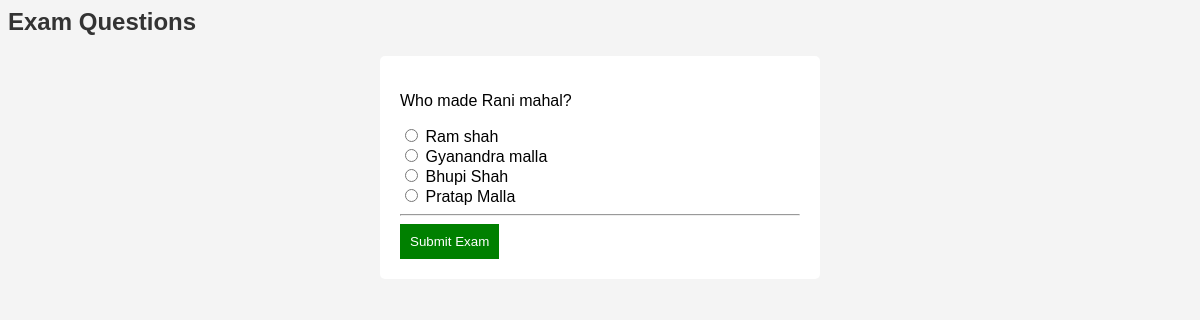
Screenshot of /exam/3/ (signed in) with the database file from the repository.
### exam/models.py (models this page shows, shortened)
class Question(models.Model):
    exam = models.ForeignKey(Exam, on_delete=models.CASCADE)
    question_text = models.CharField(max_length=300)
    option_a = models.CharField(max_length=200)
    option_b = models.CharField(max_length=200)
    option_c = models.CharField(max_length=200)
    option_d = models.CharField(max_length=200)
    correct_answer = models.CharField(max_length=1)

### exam/views.py (the view, shortened to what this page needs)
# urls.py: path('exam/<int:exam_id>/', views.take_exam, name='take_exam'),
@login_required
def take_exam(request, exam_id):
    questions = Question.objects.filter(exam_id=exam_id)
    score = 0
    total = questions.count()
    return render(request, 'take_exam.html', {'questions': questions})

### exam/templates/take_exam.html (shortened to what this page needs)
{% load static %}
<link rel="stylesheet" href="{% static 'exam/style.css' %}">
<h2>Exam Questions</h2>
<form method="post">
{% for q in questions %}
    <p>{{ q.question_text }}</p>
    <input type="radio" name="{{ q.id }}"> {{ q.option_a }} <br>
    <input type="radio" name="{{ q.id }}"> {{ q.option_b }} <br>
    <input type="radio" name="{{ q.id }}"> {{ q.option_c }} <br>
    <input type="radio" name="{{ q.id }}"> {{ q.option_d }} <br>
    <hr>
{% endfor %}
    <button type="submit">Submit Exam</button>
</form>

### exam/static/exam/style.css (style rules this page uses)
h2 { color: #333; }
form { background: white; padding: 20px; width: 400px; margin: auto; border-radius: 5px; }
button { background: green; color: white; padding: 10px; border: none; }

### rows the page displays
Question: question_text "Who made Rani mahal?", option_a "Ram shah", option_b "Gyanandra malla", option_c "Bhupi Shah", option_d "Pratap Malla"
